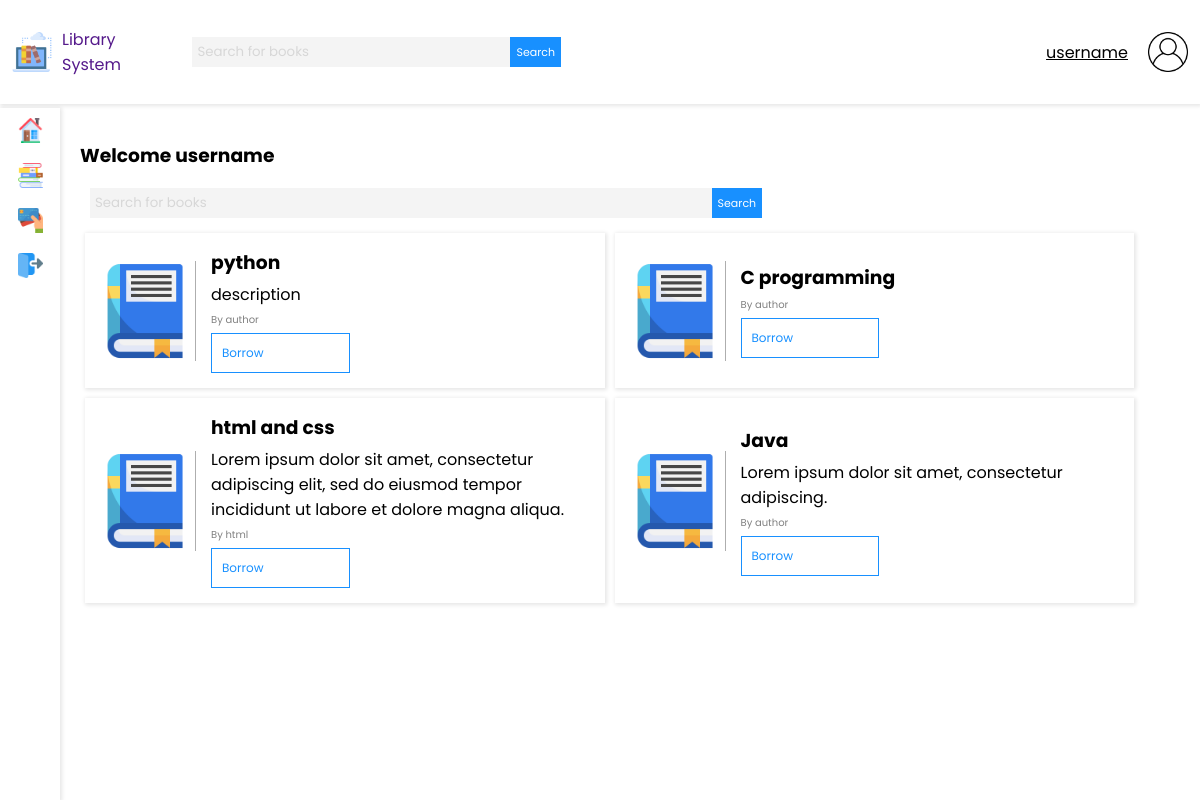
Page / (signed in) on the committed database.
### base/models.py (models this page shows, shortened)
class Book(models.Model):
    title = models.CharField(max_length=200)
    author = models.CharField(max_length=200)
    description = models.TextField(null=True, blank=True)
    updated = models.DateField(auto_now=True)
    updated = models.DateField(auto_now_add=True)

### base/views.py (the view)
# urls.py: path('', views.home, name='home'),
@login_required(login_url='/login')
def home(request):
    q = request.GET.get('q') if request.GET.get('q') != None else ''
    total_students = Role.objects.filter(role='Student').count()
    total_books = Book.objects.count()
    books = Book.objects.filter(Q(title__icontains=q) | Q(author__icontains=q))
    user_role = Role.objects.get(user=request.user.id)
    context = {
        'books': books,
        'total_books': total_books,
        'total_students': total_students,
        'user_role': user_role,
        'q': q
    }
    return render(request, 'dashboard.html', context)

### templates/dashboard.html (shortened to what this page needs)
{% extends 'main.html' %}
{% load static %}
{% block content %}
<h3>Welcome {{ request.user }}</h3>
<form method="GET" action="" class="nav-search nav-search-mobile">
    <input value="{{ q }}" name="q" class="nav-search-input" type="text" placeholder="Search for books">
    <button class="nav-search-button" type="submit">Search</button>
</form>
{% if user_role.role == 'Student' %}
<div class="student-books-container">
    {% for book in books %}
    <div class="book-card">
        <div class="book-card-image-container">
            <image class="book-card-image" src="{% static 'images/studentBook.png' %}" alt="">
        </div>
        <div class="book-card-text">
            <h3>{{ book.title }}</h3>
            <p>{{ book.description}}</p>
            <p class="small-student-text">By {{ book.author }}</p>
            <a class="edit-button" href="{% url 'borrow_book' book.id %}">Borrow</a>
        </div>
    </div>
    {% endfor %}
</div>
{% endif %}
{% endblock%}

### templates/navbar.html
{% load static %}
<nav class="navbar">
    <div class="nav-logo-search">
        <a href="" class="navbar-brand">
            <img class="navbar-image" src="{% static 'images/digital-library.png' %}" alt="">
            <span>Library System</span>
        </a>
        <form method="GET" action="" class="nav-search nav-search-responsive">
            <input value="{{ q }}" name="q" class="nav-search-input" type="text" placeholder="Search for books">
            <button class="nav-search-button" type="submit">Search</button>
        </form>
    </div>
    <div class="nav-user-profile">
        <span>{{ request.user }}</span>
        <img class="navbar-image" src="{% static 'images/user.png' %}" alt="">
    </div>
</nav>

### static/styles/main3.css (style rules this page uses)
body { font-family: 'Poppins', sans-serif; padding: 0; margin: 0; background-color: #fff; box-sizing: border-box; }
a,input,button { text-decoration: none; font-family: 'Poppins'; }
.navbar { height: 13vh; background-color: #fff; box-shadow: 1px 1px 4px 1px rgba(0, 0, 0, 0.1); display: flex; flex-direction: row; align-items: center; padding: 0 1%; position: fixed; top: 0; left: 0; width: 98%; }
.nav-logo-search { display: flex; width: 50%; justify-content: space-between; align-items: center; }
.navbar-brand { display: block; width: 30%; display: flex; align-items: center; }
.navbar-brand span { margin: 0 10px; }
.navbar-image { height: 40px; width: 40px; }
.nav-search { width: 70%; display: flex; flex-direction: row; margin: 10px 10px; }
.nav-search-input { border: 0; background-color: #f4f4f4; height: 30px; width: 80%; margin: 0; padding: 5px; outline: none; }
.nav-search-input::placeholder { color: #d7d7d7; font-family: 'Poppins'; }
.nav-search-button { background-color: #1890ff; color: #ffffff; border: 0; border-radius: 0; transition: .3s ease-in; font-size: 11px; }
.nav-user-profile { width: 50%; display: flex; justify-content: flex-end; align-items: center; }
.nav-user-profile span { margin: 0 20px; text-decoration: underline; cursor: pointer; }
.small-student-text { font-size: 10px; color: gray; }
.student-books-container { display: flex; flex-direction: row; flex-wrap: wrap; }
.book-card { box-shadow: 1px 1px 4px 1px rgba(0, 0, 0, 0.1); width: 45%; padding: 10px; display: flex; flex-direction: row; justify-content: flex-start; align-items: center; margin: 5px; }
.book-card h3,p { margin: 5px; }
.book-card-image { width: 100px; height: 100px; border-right: 1px solid rgb(174, 174, 174); }
.book-card-text { margin-left: 10px; }

### static/styles/main9.css (style rules this page uses)
body { font-family: 'Poppins', sans-serif; padding: 0; margin: 0; background-color: #fff; box-sizing: border-box; }
a,input,button { text-decoration: none; font-family: 'Poppins'; }
.edit-button { display: block; padding: 10px; margin: 5px; border: 1px solid #1890ff; background-color: #fff;; color: #1890ff; text-align: center; transition: .3s ease-in; font-size: 12px; display: flex; align-items: center; width: 30%; }
.navbar { height: 13vh; background-color: #fff; box-shadow: 1px 1px 4px 1px rgba(0, 0, 0, 0.1); display: flex; flex-direction: row; align-items: center; padding: 0 1%; position: fixed; top: 0; left: 0; width: 98%; }
.nav-logo-search { display: flex; width: 50%; justify-content: space-between; align-items: center; }
.navbar-brand { display: block; width: 30%; display: flex; align-items: center; }
.navbar-brand span { margin: 0 10px; }
.navbar-image { height: 40px; width: 40px; }
.nav-search { width: 70%; display: flex; flex-direction: row; margin: 10px 10px; }
.nav-search-input { border: 0; background-color: #f4f4f4; height: 30px; width: 80%; margin: 0; padding: 5px; outline: none; }
.nav-search-input::placeholder { color: #d7d7d7; font-family: 'Poppins'; }
.nav-search-button { background-color: #1890ff; color: #ffffff; border: 0; border-radius: 0; transition: .3s ease-in; font-size: 11px; }
.nav-user-profile { width: 50%; display: flex; justify-content: flex-end; align-items: center; }
.nav-user-profile span { margin: 0 20px; text-decoration: underline; cursor: pointer; }
.small-student-text { font-size: 10px; color: gray; }
.student-books-container { display: flex; flex-direction: row; flex-wrap: wrap; }
.book-card { box-shadow: 1px 1px 4px 1px rgba(0, 0, 0, 0.1); width: 45%; padding: 10px; display: flex; flex-direction: row; justify-content: flex-start; align-items: center; margin: 5px; }
.book-card h3,p { margin: 5px; }
.book-card-image { width: 100px; height: 100px; border-right: 1px solid rgb(174, 174, 174); }
.book-card-text { margin-left: 10px; width: 80%; }

### rows in the picture
Book: title "python", description "description", author "author"
Book: title "C programming", author "author"
Book: title "html and css", description "Lorem ipsum dolor sit amet, consectetur adipiscing elit, sed do eiusmod tempor incididunt ut labore et dolore magna aliqua.", author "html"
Book: title "Java", description "Lorem ipsum dolor sit amet, consectetur adipiscing.", author "author"

### other values in the picture
{{ request.user }} "username"
